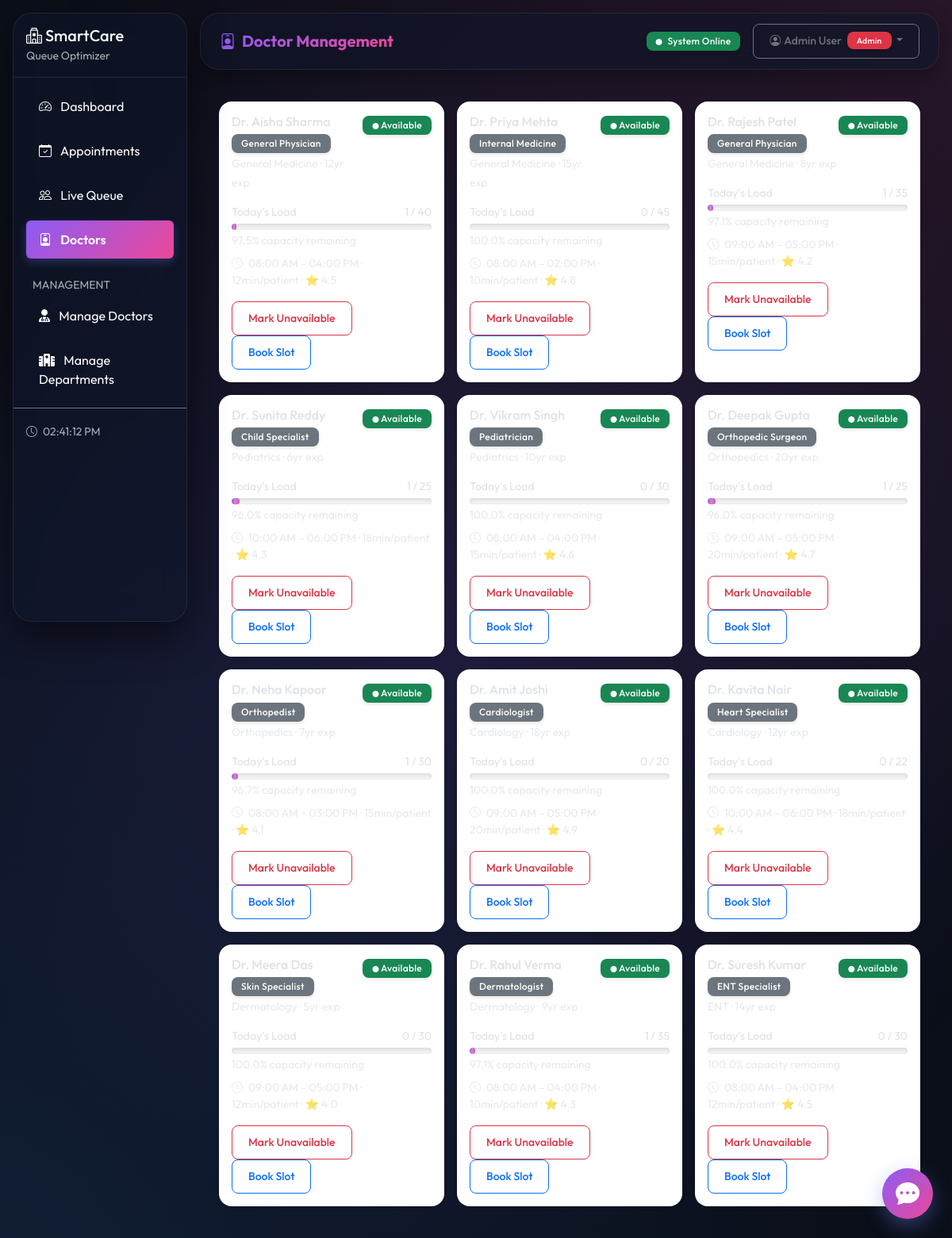
The page /admin/doctors/ (signed in) on the database its author committed.
### app/models/user.py (models this page shows, shortened)
class User(UserMixin, db.Model):
    __tablename__ = "users"
    id = db.Column(db.Integer, primary_key=True)
    name = db.Column(db.String(150), nullable=False)
    email = db.Column(db.String(120), unique=True, nullable=False, index=True)
    phone = db.Column(db.String(15), nullable=True)
    password_hash = db.Column(db.String(255), nullable=False)
    role = db.Column(db.String(20), nullable=False, default="user")  # user, admin, doctor
    is_active = db.Column(db.Boolean, default=True)
    is_verified = db.Column(db.Boolean, default=False)
    created_at = db.Column(db.DateTime, default=datetime.utcnow)
    last_login = db.Column(db.DateTime, nullable=True)
    patient_id = db.Column(db.Integer, db.ForeignKey("patients.id"), nullable=True)
    patient = db.relationship("Patient", backref="user_account", uselist=False)
    doctor_id = db.Column(db.Integer, db.ForeignKey("doctors.id"), nullable=True)
    doctor = db.relationship("Doctor", backref="user_account", uselist=False)
    def is_admin(self):
        return self.role == "admin"

### app/models/models.py (models this page shows, shortened)
class Doctor(db.Model):
    __tablename__ = "doctors"
    id = db.Column(db.Integer, primary_key=True)
    name = db.Column(db.String(150), nullable=False)
    specialization = db.Column(db.String(100), nullable=False)
    department_id = db.Column(db.Integer, db.ForeignKey("departments.id"), nullable=False)
    experience_years = db.Column(db.Integer, default=0)
    avg_consultation_min = db.Column(db.Integer, default=15)
    max_patients_per_day = db.Column(db.Integer, default=40)
    is_available = db.Column(db.Boolean, default=True)
    shift_start = db.Column(db.Time, default=time(8, 0))
    shift_end = db.Column(db.Time, default=time(17, 0))
    rating = db.Column(db.Float, default=4.0)
    appointments = db.relationship("Appointment", backref="doctor", lazy="dynamic")
    @property
    def today_patient_count(self):
        today = date.today()
        return Appointment.query.filter(
            Appointment.doctor_id == self.id,
            Appointment.appointment_date == today,
            Appointment.status.in_(["scheduled", "waiting", "checked_in", "in_progress"]),
        ).count()
    @property
    def availability_percentage(self):
        count = self.today_patient_count
        if self.max_patients_per_day == 0:
            return 0
        return max(0, 100 - (count / self.max_patients_per_day * 100))

class Department(db.Model):
    __tablename__ = "departments"
    id = db.Column(db.Integer, primary_key=True)
    name = db.Column(db.String(100), nullable=False, unique=True)
    floor = db.Column(db.Integer, default=1)
    max_capacity = db.Column(db.Integer, default=50)
    avg_consultation_min = db.Column(db.Integer, default=15)
    is_active = db.Column(db.Boolean, default=True)
    doctors = db.relationship("Doctor", backref="department", lazy="dynamic")
    appointments = db.relationship("Appointment", backref="department", lazy="dynamic")

### app/routes/doctors.py (the view)
@doctors_bp.route("/")
@admin_required
def list_doctors():
    doctors = Doctor.query.order_by(Doctor.department_id, Doctor.name).all()
    departments = Department.query.filter_by(is_active=True).all()
    doctor_data = []
    for doc in doctors:
        today_count = doc.today_patient_count
        availability = doc.availability_percentage
        doctor_data.append({
            "doctor": doc,
            "today_count": today_count,
            "availability": round(availability, 1),
            "status_color": (
                "#28a745" if availability > 50
                else "#ffc107" if availability > 20
                else "#dc3545"
            ),
        })
    return render_template(
        "doctors.html",
        doctor_data=doctor_data,
        departments=departments,
    )

### app/services/auth_service.py (called while the page is built)
def admin_required(f):
    @wraps(f)
    def decorated_function(*args, **kwargs):
        if not current_user.is_authenticated:
            flash('Please login to access this page.', 'warning')
            return redirect(url_for('auth.login'))
        if not current_user.is_admin():
            flash('Access denied. Admin privileges required.', 'danger')
            return redirect(url_for('patient_portal.home'))
        return f(*args, **kwargs)
    return decorated_function

### app/templates/doctors.html (shortened to what this page needs)
{% extends "base.html" %}
{% block page_title %}<i class="bi bi-person-badge me-2"></i>Doctor Management{% endblock %}
{% block content %}
<div class="row g-3">
    {% for item in doctor_data %}
    <div class="col-md-4">
        <div class="card border-0 shadow-sm h-100">
            <div class="card-body">
                <div class="d-flex justify-content-between align-items-start">
                    <div>
                        <h6 class="mb-1">Dr. {{ item.doctor.name }}</h6>
                        <span class="badge bg-secondary">{{ item.doctor.specialization }}</span>
                        <br>
                        <small class="text-muted">{{ item.doctor.department.name }} · {{ item.doctor.experience_years }}yr exp</small>
                    </div>
                    <div class="text-end">
                        {% if item.doctor.is_available %}
                        <span class="badge bg-success"><i class="bi bi-circle-fill" style="font-size:8px"></i> Available</span>
                        {% else %}
                        <span class="badge bg-danger"><i class="bi bi-circle-fill" style="font-size:8px"></i> Unavailable</span>
                        {% endif %}
                    </div>
                </div>
                <div class="mt-3">
                    <div class="d-flex justify-content-between small mb-1">
                        <span>Today's Load</span>
                        <span>{{ item.today_count }} / {{ item.doctor.max_patients_per_day }}</span>
                    </div>
                    <div class="progress" style="height: 8px;">
                        <div class="progress-bar" style="width: {{ 100 - item.availability }}%; background-color: {{ item.status_color }};"></div>
                    </div>
                    <small class="text-muted">{{ item.availability }}% capacity remaining</small>
                </div>
                <div class="mt-2 small text-muted">
                    <i class="bi bi-clock me-1"></i>
                    {{ item.doctor.shift_start.strftime('%I:%M %p') }} – {{ item.doctor.shift_end.strftime('%I:%M %p') }}
                    · {{ item.doctor.avg_consultation_min }}min/patient
                    · ⭐ {{ item.doctor.rating }}
                </div>
                <div class="mt-3">
                    <form method="POST" action="{{ url_for('doctors.toggle_availability', doc_id=item.doctor.id) }}" class="d-inline">
                        <button class="btn btn-sm {{ 'btn-outline-danger' if item.doctor.is_available else 'btn-outline-success' }}">
                            {{ 'Mark Unavailable' if item.doctor.is_available else 'Mark Available' }}
                        </button>
                    </form>
                    <a href="{{ url_for('appointments.book_appointment', doctor_id=item.doctor.id) }}"
                       class="btn btn-sm btn-outline-primary">Book Slot</a>
                </div>
            </div>
        </div>
    </div>
    {% else %}
    <div class="col-12 text-center text-muted py-5">
        <i class="bi bi-person-x fs-1"></i>
        <p>No doctors found. Run the seed script to add sample data.</p>
    </div>
    {% endfor %}
</div>
{% endblock %}

### app/templates/base.html (shortened to what this page needs)
<!DOCTYPE html>
<html lang="en" data-bs-theme="dark">
<head>
    <link href="https://cdn.jsdelivr.net/npm/bootstrap@5.3.2/dist/css/bootstrap.min.css" rel="stylesheet">
    <link href="https://cdn.jsdelivr.net/npm/bootstrap-icons@1.11.2/font/bootstrap-icons.css" rel="stylesheet">
    <link rel="stylesheet" href="https://cdnjs.cloudflare.com/ajax/libs/font-awesome/6.4.0/css/all.min.css">
    <link href="{{ url_for('static', filename='css/style.css') }}" rel="stylesheet">
</head>
<body>
    {% if current_user.is_authenticated %}
    <div class="d-flex">
        <nav class="sidebar">
            <div class="sidebar-header p-3">
                <h5 class="mb-0">
                    <i class="bi bi-hospital"></i> SmartCare
                </h5>
                <small class="text-muted">Queue Optimizer</small>
            </div>
            <ul class="nav flex-column p-2">
                {% if current_user.is_admin() %}
                <li class="nav-item">
                    <a class="nav-link text-white {% if request.endpoint == 'dashboard.index' %}active bg-primary rounded{% endif %}"
                       href="{{ url_for('dashboard.index') }}">
                        <i class="bi bi-speedometer2 me-2"></i> Dashboard
                    </a>
                </li>
                <li class="nav-item">
                    <a class="nav-link text-white {% if 'appointments' in request.endpoint|default('') %}active bg-primary rounded{% endif %}"
                       href="{{ url_for('appointments.list_appointments') }}">
                        <i class="bi bi-calendar-check me-2"></i> Appointments
                    </a>
                </li>
                <li class="nav-item">
                    <a class="nav-link text-white {% if 'queue' in request.endpoint|default('') %}active bg-primary rounded{% endif %}"
                       href="{{ url_for('queue.view_queue') }}">
                        <i class="bi bi-people me-2"></i> Live Queue
                    </a>
                </li>
                <li class="nav-item">
                    <a class="nav-link text-white {% if 'doctors' in request.endpoint|default('') %}active bg-primary rounded{% endif %}"
                       href="{{ url_for('doctors.list_doctors') }}">
                        <i class="bi bi-person-badge me-2"></i> Doctors
                    </a>
                </li>
                <li class="nav-item mt-3">
                    <small class="text-muted px-3">MANAGEMENT</small>
                </li>
                <li class="nav-item">
                    <a class="nav-link text-white {% if 'admin_mgmt.list_doctors' in request.endpoint|default('') %}active bg-primary rounded{% endif %}"
                       href="{{ url_for('admin_mgmt.list_doctors') }}">
                        <i class="fas fa-user-md me-2"></i> Manage Doctors
                    </a>
                </li>
                <li class="nav-item">
                    <a class="nav-link text-white {% if 'admin_mgmt.list_departments' in request.endpoint|default('') %}active bg-primary rounded{% endif %}"
                       href="{{ url_for('admin_mgmt.list_departments') }}">
                        <i class="fas fa-hospital me-2"></i> Manage Departments
                    </a>
                </li>
                {% endif %}
            </ul>
            <div class="p-3 mt-auto border-top border-secondary">
                <small class="text-muted">
                    <i class="bi bi-clock me-1"></i>
                    <span id="live-clock"></span>
                </small>
            </div>
        </nav>
        <main class="main-content flex-grow-1">
            <div class="topbar px-4 py-2 d-flex justify-content-between align-items-center">
                <h5 class="mb-0">{% block page_title %}Dashboard{% endblock %}</h5>
                <div class="d-flex align-items-center gap-3">
                    <span class="badge bg-success">
                        <i class="bi bi-circle-fill me-1" style="font-size:8px"></i> System Online
                    </span>
                    <div class="dropdown">
                        <button class="btn btn-sm btn-outline-secondary dropdown-toggle" type="button" data-bs-toggle="dropdown">
                            <i class="bi bi-person-circle me-1"></i>{{ current_user.name }}
                            {% if current_user.is_admin() %}
                            <span class="badge bg-danger ms-1">Admin</span>
                            {% elif current_user.is_doctor() %}
                            <span class="badge bg-info ms-1">Doctor</span>
                            {% endif %}
                        </button>
                    </div>
                </div>
            </div>
            <div class="px-4 pt-3">
            </div>
            <div class="p-4">
                {% block content %}{% endblock %}
            </div>
        </main>
    </div>
    {% endif %}
    <div class="chatbot-container">
        <button class="chatbot-button" id="chatbot-button" title="Chat with us">
            <i class="bi bi-chat-dots-fill"></i>
        </button>
    </div>
</body>
</html>

### rows shown on the page
User: name "Admin User", is_active True (drawn)
Doctor: doctor.name "Aisha Sharma", doctor.specialization "General Physician", doctor.experience_years "12", doctor.max_patients_per_day "40", doctor.shift_start "08:00 AM", doctor.shift_end "04:00 PM", doctor.avg_consultation_min "12", doctor.rating "4.5", is_available "Mark Unavailable"
Department: doctor.department.name "General Medicine" "General Medicine" "General Medicine"
Doctor: doctor.name "Priya Mehta", doctor.specialization "Internal Medicine", doctor.experience_years "15", doctor.max_patients_per_day "45", doctor.shift_start "08:00 AM", doctor.shift_end "02:00 PM", doctor.avg_consultation_min "10", doctor.rating "4.8", is_available "Mark Unavailable"
Doctor: doctor.name "Rajesh Patel", doctor.specialization "General Physician", doctor.experience_years "8", doctor.max_patients_per_day "35", doctor.shift_start "09:00 AM", doctor.shift_end "05:00 PM", doctor.avg_consultation_min "15", doctor.rating "4.2", is_available "Mark Unavailable"
Doctor: doctor.name "Sunita Reddy", doctor.specialization "Child Specialist", doctor.experience_years "6", doctor.max_patients_per_day "25", doctor.shift_start "10:00 AM", doctor.shift_end "06:00 PM", doctor.avg_consultation_min "18", doctor.rating "4.3", is_available "Mark Unavailable"
Department: doctor.department.name "Pediatrics" "Pediatrics"
Doctor: doctor.name "Vikram Singh", doctor.specialization "Pediatrician", doctor.experience_years "10", doctor.max_patients_per_day "30", doctor.shift_start "08:00 AM", doctor.shift_end "04:00 PM", doctor.avg_consultation_min "15", doctor.rating "4.6", is_available "Mark Unavailable"
Doctor: doctor.name "Deepak Gupta", doctor.specialization "Orthopedic Surgeon", doctor.experience_years "20", doctor.max_patients_per_day "25", doctor.shift_start "09:00 AM", doctor.shift_end "05:00 PM", doctor.avg_consultation_min "20", doctor.rating "4.7", is_available "Mark Unavailable"
Department: doctor.department.name "Orthopedics" "Orthopedics"
Doctor: doctor.name "Neha Kapoor", doctor.specialization "Orthopedist", doctor.experience_years "7", doctor.max_patients_per_day "30", doctor.shift_start "08:00 AM", doctor.shift_end "03:00 PM", doctor.avg_consultation_min "15", doctor.rating "4.1", is_available "Mark Unavailable"
Doctor: doctor.name "Amit Joshi", doctor.specialization "Cardiologist", doctor.experience_years "18", doctor.max_patients_per_day "20", doctor.shift_start "09:00 AM", doctor.shift_end "05:00 PM", doctor.avg_consultation_min "20", doctor.rating "4.9", is_available "Mark Unavailable"
Department: doctor.department.name "Cardiology" "Cardiology"
Doctor: doctor.name "Kavita Nair", doctor.specialization "Heart Specialist", doctor.experience_years "12", doctor.max_patients_per_day "22", doctor.shift_start "10:00 AM", doctor.shift_end "06:00 PM", doctor.avg_consultation_min "18", doctor.rating "4.4", is_available "Mark Unavailable"
Doctor: doctor.name "Meera Das", doctor.specialization "Skin Specialist", doctor.experience_years "5", doctor.max_patients_per_day "30", doctor.shift_start "09:00 AM", doctor.shift_end "05:00 PM", doctor.avg_consultation_min "12", doctor.rating "4.0", is_available "Mark Unavailable"
Department: doctor.department.name "Dermatology" "Dermatology"
Doctor: doctor.name "Rahul Verma", doctor.specialization "Dermatologist", doctor.experience_years "9", doctor.max_patients_per_day "35", doctor.shift_start "08:00 AM", doctor.shift_end "04:00 PM", doctor.avg_consultation_min "10", doctor.rating "4.3", is_available "Mark Unavailable"
Doctor: doctor.name "Suresh Kumar", doctor.specialization "ENT Specialist", doctor.experience_years "14", doctor.max_patients_per_day "30", doctor.shift_start "08:00 AM", doctor.shift_end "04:00 PM", doctor.avg_consultation_min "12", doctor.rating "4.5", is_available "Mark Unavailable"
Department: doctor.department.name "ENT"

### other values the page prints
{{ item.today_count }} "1" "0" "1" "1" "0" "1" "1" "0" "0" "0" "1" "0"
{{ item.availability }} "97.5" "100.0" "97.1" "96.0" "100.0" "96.0" "96.7" "100.0" "100.0" "100.0" "97.1" "100.0"
